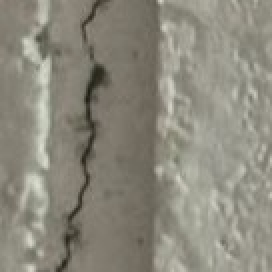
#> input picture WhatsApp Image 2026-07-27 at 10.22.52.jpeg, 136 x 136 px (shown 2 times larger)
$ python -i ridge_crack_segmentation.py   (imports and definitions only)
#> lines starting #> are read from the running program, lines starting #| are printed output that depends on the picture; after the words box and inside, x2 and y2 are one past the last pixel; in counts of white or black regions, pixels touching at a corner belong together
#> further down, picture is the input picture: shape (136, 136, 3); mean B, G, R 124.8, 137.2, 140
"""
ridge_crack_segmentation.py
===========================
Training-free crack segmentation for close-up photos of concrete.

Cracks are thin, dark, elongated ridges. A multi-scale Sato ridge filter
responds to exactly that and, unlike the learned U-Net, does not need a
dataset; it also does not fire on large dark regions (shadows, clothing,
aggregate faces) because those are blobs, not ridges.

A connected component is kept only if it is long and thin
(skeleton length / sqrt(area) large), which removes speckle, pen marks that
are blob-like and aggregate edges that form closed loops.

An optional region of interest (x, y, w, h) restricts the search to the
concrete surface, which matters for full-scene photos (hands, table, etc.).

Known limitation: hand-drawn marks that are not near-black, and aggregate
edges, can still be picked up; there is no learned model to tell them apart.
"""
from __future__ import annotations

from typing import Optional, Sequence, Tuple

import cv2
import numpy as np
from scipy.ndimage import binary_fill_holes
from skimage.filters import sato
from skimage.morphology import skeletonize


def segment_cracks(
    image_bgr: np.ndarray,
    roi: Optional[Tuple[int, int, int, int]] = None,
    sigmas=(1.0, 1.5, 2.0, 3.0),
    percentile: float = 96.5,
    min_skeleton_px: int = 25,
    min_elongation: float = 2.0,
    exclude_boxes: Optional[Sequence[Tuple[int, int, int, int]]] = None,
    bg_sigma_px: float = 15.0,
    min_darkness: float = 6.0,
) -> np.ndarray:
    """Return uint8 mask (255 = crack), same size as the input image."""
#> called with sigmas = (1, 1.5, 2, 3), percentile = 96.5, min_skeleton_px = 25, min_elongation = 2, bg_sigma_px = 15, min_darkness = 6
    h, w = image_bgr.shape[:2]
#> h = 136; w = 136
    x, y, rw, rh = roi if roi else (0, 0, w, h)
#> x = 0; y = 0; rw = 136; rh = 136
    gray = cv2.cvtColor(image_bgr, cv2.COLOR_BGR2GRAY).astype(np.float32)[y:y + rh, x:x + rw]

    # Flatten slow illumination so the ridge response reflects local contrast only.
    bg = cv2.GaussianBlur(gray, (0, 0), bg_sigma_px)
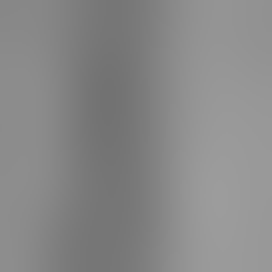
#> bg: shape (136, 136) float32 (shown 2 times larger); min 114.4, max 156.3, mean 136.6
    flat = gray - bg
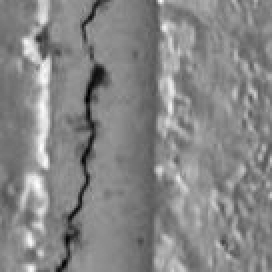
#> flat: shape (136, 136) float32 (shown 2 times larger); min -88.57, max 79.39, mean 0; drawn with min black and max white

    ridge = sato(flat, sigmas=sigmas, black_ridges=True)
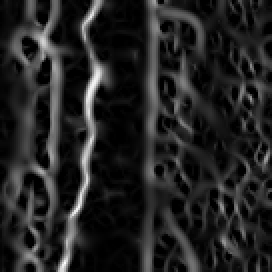
#> ridge: shape (136, 136) float32 (shown 2 times larger); min 0, max 31.15, mean 4.4; drawn with min black and max white
    thr = np.percentile(ridge, percentile)
#> thr = 15.43
    binary = (ridge > thr).astype(np.uint8)
#> binary: shape (136, 136); values 0 (black) and 1 (white), 3.5% white; 25 white regions (19 under 20 px), largest, box (x1, y1, x2, y2) and area: (29, 31, 52, 136) 348, (17, 11, 27, 30) 73, (41, 0, 51, 21) 57, (26, 30, 30, 42) 33, (26, 48, 28, 65) 25, (24, 72, 27, 82) 20
    # Cracks must also be darker than their surroundings (not merely edges).
    binary &= (flat < -min_darkness).astype(np.uint8)
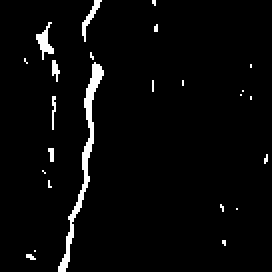
#> binary: shape (136, 136) (shown 2 times larger); values 0 (black) and 1 (white), 3.3% white; 24 white regions (19 under 20 px), largest, box (x1, y1, x2, y2) and area: (29, 31, 52, 136) 347, (18, 11, 27, 30) 70, (41, 0, 51, 21) 56, (26, 30, 30, 41) 26, (26, 48, 28, 65) 22

    # Hand-drawn marks (ink, tally lines, labels) look like cracks to any ridge filter.
    # A near-black intensity cut was tried and rejected: it removes the darkest REAL
    # cracks too. Callers should pass the marked areas as exclusion boxes instead.
    for bx, by, bw, bh in (exclude_boxes or []):
        binary[max(by - y, 0):max(by + bh - y, 0), max(bx - x, 0):max(bx + bw - x, 0)] = 0

    n, labels, stats, _ = cv2.connectedComponentsWithStats(binary, connectivity=8)
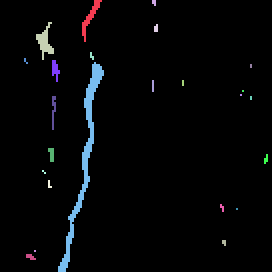
#> labels: shape (136, 136) int32 (shown 2 times larger); 25 distinct labels, from 0 to 24; one colour per label, 0 black
#> n = 25; stats = 25 rows, first 6: [0, 0, 136, 136, 17888], [41, 0, 10, 21, 56], [76, 0, 2, 3, 5], [18, 11, 9, 19, 70], [77, 12, 2, 4, 7], [45, 26, 2, 4, 5]
    keep = np.zeros_like(binary)
    for i in range(1, n):
        comp = (labels == i).astype(np.uint8)
        skel_len = int(skeletonize(comp > 0).sum())
        area = int(stats[i, cv2.CC_STAT_AREA])
        if skel_len < min_skeleton_px or skel_len / max(np.sqrt(area), 1.0) < min_elongation:
            continue
        # A closed ring whose inside is markedly darker than the ring's outside is the
        # outline of a dark blob (shadow, aggregate face), not a crack.
        interior = binary_fill_holes(comp > 0) & (comp == 0)
        if interior.sum() > 1.5 * area:
            ring = cv2.dilate(comp, np.ones((9, 9), np.uint8)) > 0
            outside = ring & ~(comp > 0) & ~interior
            if outside.any() and flat[interior].mean() < flat[outside].mean() - 25.0:
                continue
        keep |= comp
#> this loop made 24 passes
#> (skel_len, area) on passes 1, 3, 7, 8, 14: (22, 56), (23, 70), (10, 26), (103, 347), (16, 22)
#> pass 1, in segment_cracks, `comp = (labels == i).astype(np.uint8)`:
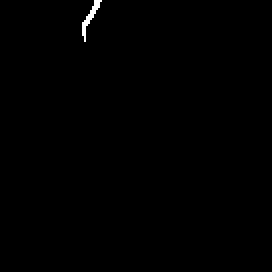
#> comp: shape (136, 136) (shown 2 times larger); values 0 (black) and 1 (white), 0.3% white in thin lines or dots, all inside (x1, y1, x2, y2) = (41, 0, 51, 21)
#> after the loop: comp: shape (136, 136); values 0 (black) and 1 (white), 0.05% white in thin lines or dots, all inside (x1, y1, x2, y2) = (13, 127, 18, 130)
#> after the loop:
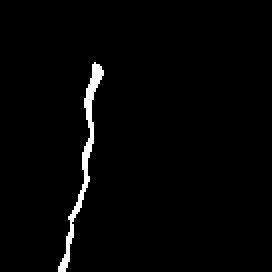
#> keep: shape (136, 136) (shown 2 times larger); values 0 (black) and 1 (white), 1.9% white; 1 white region, box (x1, y1, x2, y2) and area: (29, 31, 52, 136) 347

    full = np.zeros((h, w), dtype=np.uint8)
    full[y:y + rh, x:x + rw] = keep * 255
    return full

>>> import cv2
>>> picture = cv2.imread('../WhatsApp Image 2026-07-27 at 10.22.52.jpeg')
>>> result = segment_cracks(picture)
